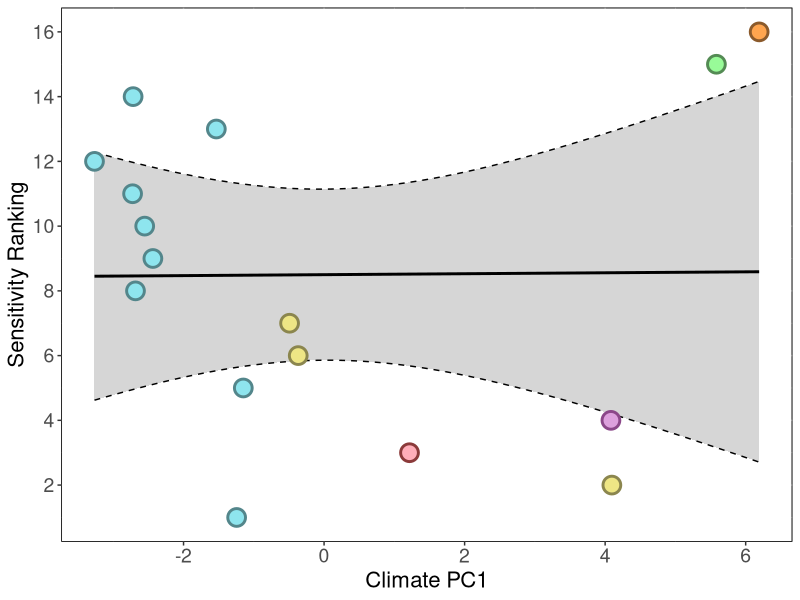

Here is the R script that generated this plot:
library(ggplot2)

PC1s <- list(
  AAb = -2.717806699,
  FR  = -1.533359504,
  HVb = -2.725215005,
  KOa = -2.552747662,
  KVc = -3.267275607,
  TUb = -2.683891919,
  USs = -2.436353559,
  BI  = -1.149596803,
  BOa = -1.244377396,
  Meligulata = 6.191907015,
  Mimperfecta = 4.082363159,
  Mcalifornica = 5.583553968,
  MJacquemontii = 1.215771352,
  Mciliata.516979 = 4.095789687,
  Mciliata.636632 = -0.490961526,
  Mciliata.31675  = -0.367799501
)

sensitivities <- list(
  AAb = -7.11,
  FR  = -6.43,
  HVb = -6.15,
  KOa = -5.71,
  KVc = -6.32,
  TUb = -5.26,
  USs = -5.68,
  BI  = -0.95,
  BOa = 3.8,
  Meligulata = -14.49,
  Mimperfecta = 0.85,
  Mcalifornica = -7.93,
  MJacquemontii = 2.88,
  Mciliata.516979 = 3.17,
  Mciliata.636632 = -3.91,
  Mciliata.31675  = -3.9
)

fill <- list(
  AAb = "cadetblue2",
  FR  = "cadetblue2",
  HVb = "cadetblue2",
  KOa = "cadetblue2",
  KVc = "cadetblue2",
  TUb = "cadetblue2",
  USs = "cadetblue2",
  BI  = "cadetblue2",
  BOa = "cadetblue2",
  Meligulata = "tan1",
  Mimperfecta = "plum",
  Mcalifornica = "palegreen",
  MJacquemontii = "lightpink1",
  Mciliata.516979 = "khaki2",
  Mciliata.636632 = "khaki2",
  Mciliata.31675  = "khaki2"
)

cols <- list(
  AAb = "cadetblue4",
  FR  = "cadetblue4",
  HVb = "cadetblue4",
  KOa = "cadetblue4",
  KVc = "cadetblue4",
  TUb = "cadetblue4",
  USs = "cadetblue4",
  BI  = "cadetblue4",
  BOa = "cadetblue4",
  Meligulata = "tan4",
  Mimperfecta = "orchid4",
  Mcalifornica = "palegreen4",
  MJacquemontii = "indianred4",
  Mciliata.516979 = "khaki4",
  Mciliata.636632 = "khaki4",
  Mciliata.31675  = "khaki4"
)


common_names <- intersect(names(PC1s), names(sensitivities))
xvals <- unlist(PC1s[common_names])
yvals <- -unlist(sensitivities[common_names])
fill <- unlist(fill[common_names])
cols <- unlist(cols[common_names])

sptest <- cor.test(xvals, yvals, method = "spearman")
rho.sp <- round(sptest$estimate, 4)
p.sp <- round(sptest$p.value, 4)

print(paste("Spearman coeff.:", rho.sp))
print(paste("Spearman p-value:",p.sp))

# creating confidence interval
xrank <- rank(xvals)
yrank <- rank(yvals)
df <- data.frame(PC1=xvals, sensitivity=yrank, 
                 fill=fill, color=cols)
model <- lm(sensitivity ~ PC1, data = df)

x_grid <- data.frame(PC1 = seq(min(df$PC1), max(df$PC1), length.out = 200))
pred <- predict(model, newdata = x_grid, interval = "confidence")
df_pred <- cbind(x_grid, pred)

dev.new()
ggplot(df, aes(PC1, sensitivity)) +
  geom_smooth(method = "lm", color='black') +
  geom_line(aes(x = PC1, y = lwr), data=df_pred, 
            linetype = 2) +
  geom_line(aes(x = PC1, y = upr), data=df_pred, 
            linetype = 2) +
  geom_point(aes(fill=fill, color=color), shape=21, size=5, stroke=1.5) +
  theme(panel.background = element_rect(fill = "white", 
                                        colour = "grey50"),
        panel.border     = element_rect(fill = NA, 
                                        color = "black", linetype = "solid"))+
  scale_fill_identity() +
  scale_color_identity() +
  scale_y_continuous(breaks = c(0,2, 4, 6, 8,10,12,14,16)) +
  labs(x = "Climate PC1", y="Sensitivity Ranking") +
  theme(legend.position = "none",
        axis.text.x = element_text(size = 14),
        axis.text.y = element_text(size = 14),
        axis.title.x = element_text(size = 16),
        axis.title.y = element_text(size = 16))
